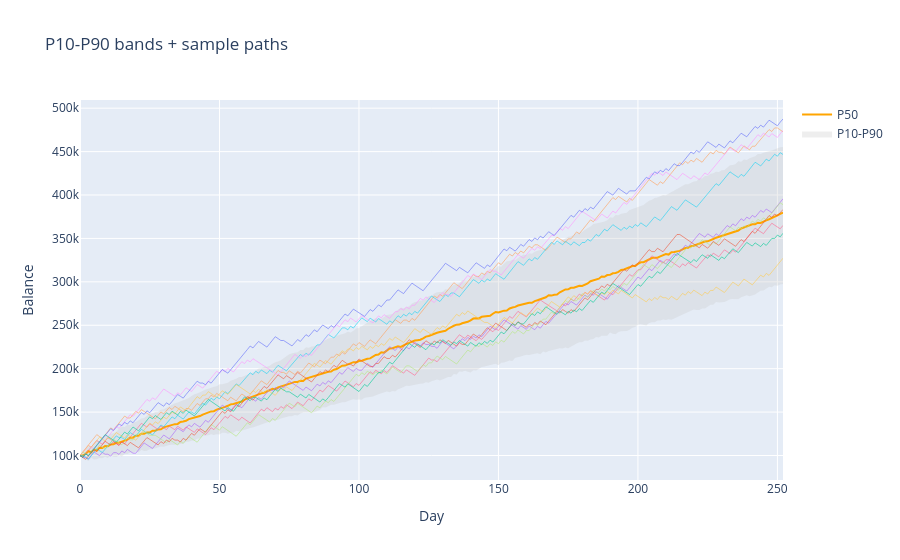

The code cell stored with this chart in its notebook:
### Code cell
# Plot percentile band + some sample paths (plotly)
import plotly.graph_objs as go
x = list(range(days+1))
fig = go.Figure()
fig.add_trace(go.Scatter(x=x, y=list(p90), mode='lines', line=dict(width=0), showlegend=False))
fig.add_trace(go.Scatter(x=x, y=list(p10), mode='lines', line=dict(width=0), fill='tonexty', fillcolor='rgba(200,200,200,0.3)', name='P10-P90'))
fig.add_trace(go.Scatter(x=x, y=list(p50), mode='lines', line=dict(color='orange', width=2), name='P50'))
# add 10 sample trials
for i in range(10):
    fig.add_trace(go.Scatter(x=x, y=list(balances_arr[i]), mode='lines', line=dict(width=1), opacity=0.6, showlegend=False))
fig.update_layout(title='P10-P90 bands + sample paths', xaxis_title='Day', yaxis_title='Balance')
fig.show()

### Figure 1 — Plotly figure (JSON) as saved in the notebook; plotly's stock layout.template omitted (floating-point values rounded to 4 significant figures; data arrays with more than 128 entries replaced by an {"elided": "..."} marker saying what was removed)
{"data": [{"line": {"width": 0}, "mode": "lines", "showlegend": false, "type": "scatter", "x": {"elided": "253 int values"}, "y": {"elided": "253 float values"}}, {"fill": "tonexty", "fillcolor": "rgba(200,200,200,0.3)", "line": {"width": 0}, "mode": "lines", "name": "P10-P90", "type": "scatter", "x": {"elided": "253 int values"}, "y": {"elided": "253 float values"}}, {"line": {"color": "orange", "width": 2}, "mode": "lines", "name": "P50", "type": "scatter", "x": {"elided": "253 int values"}, "y": {"elided": "253 float values"}}, {"line": {"width": 1}, "mode": "lines", "opacity": 0.6, "showlegend": false, "type": "scatter", "x": {"elided": "253 int values"}, "y": {"elided": "253 float values"}}, {"line": {"width": 1}, "mode": "lines", "opacity": 0.6, "showlegend": false, "type": "scatter", "x": {"elided": "253 int values"}, "y": {"elided": "253 float values"}}, {"line": {"width": 1}, "mode": "lines", "opacity": 0.6, "showlegend": false, "type": "scatter", "x": {"elided": "253 int values"}, "y": {"elided": "253 float values"}}, {"line": {"width": 1}, "mode": "lines", "opacity": 0.6, "showlegend": false, "type": "scatter", "x": {"elided": "253 int values"}, "y": {"elided": "253 float values"}}, {"line": {"width": 1}, "mode": "lines", "opacity": 0.6, "showlegend": false, "type": "scatter", "x": {"elided": "253 int values"}, "y": {"elided": "253 float values"}}, {"line": {"width": 1}, "mode": "lines", "opacity": 0.6, "showlegend": false, "type": "scatter", "x": {"elided": "253 int values"}, "y": {"elided": "253 float values"}}, {"line": {"width": 1}, "mode": "lines", "opacity": 0.6, "showlegend": false, "type": "scatter", "x": {"elided": "253 int values"}, "y": {"elided": "253 float values"}}, {"line": {"width": 1}, "mode": "lines", "opacity": 0.6, "showlegend": false, "type": "scatter", "x": {"elided": "253 int values"}, "y": {"elided": "253 float values"}}, {"line": {"width": 1}, "mode": "lines", "opacity": 0.6, "showlegend": false, "type": "scatter", "x": {"elided": "253 int values"}, "y": {"elided": "253 float values"}}, {"line": {"width": 1}, "mode": "lines", "opacity": 0.6, "showlegend": false, "type": "scatter", "x": {"elided": "253 int values"}, "y": {"elided": "253 float values"}}], "layout": {"title": {"text": "P10-P90 bands + sample paths"}, "xaxis": {"title": {"text": "Day"}}, "yaxis": {"title": {"text": "Balance"}}}}
